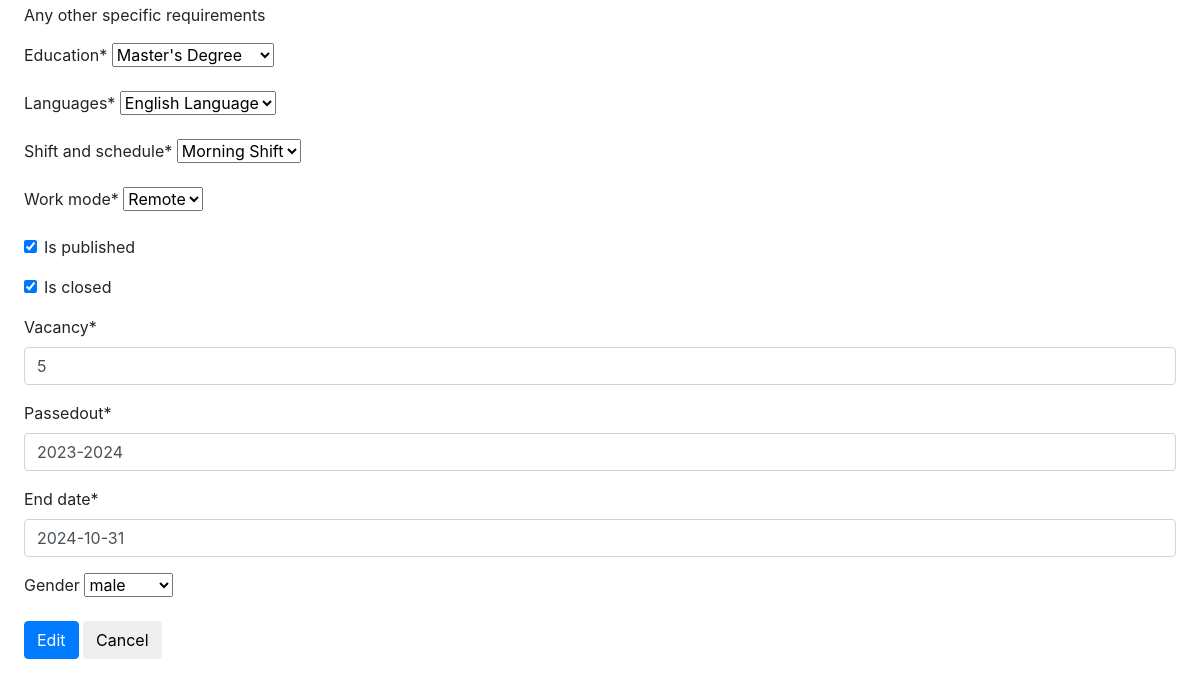
Page /dashboard/employer/edit_job/1 (signed in, lower part) on the earlier database version.
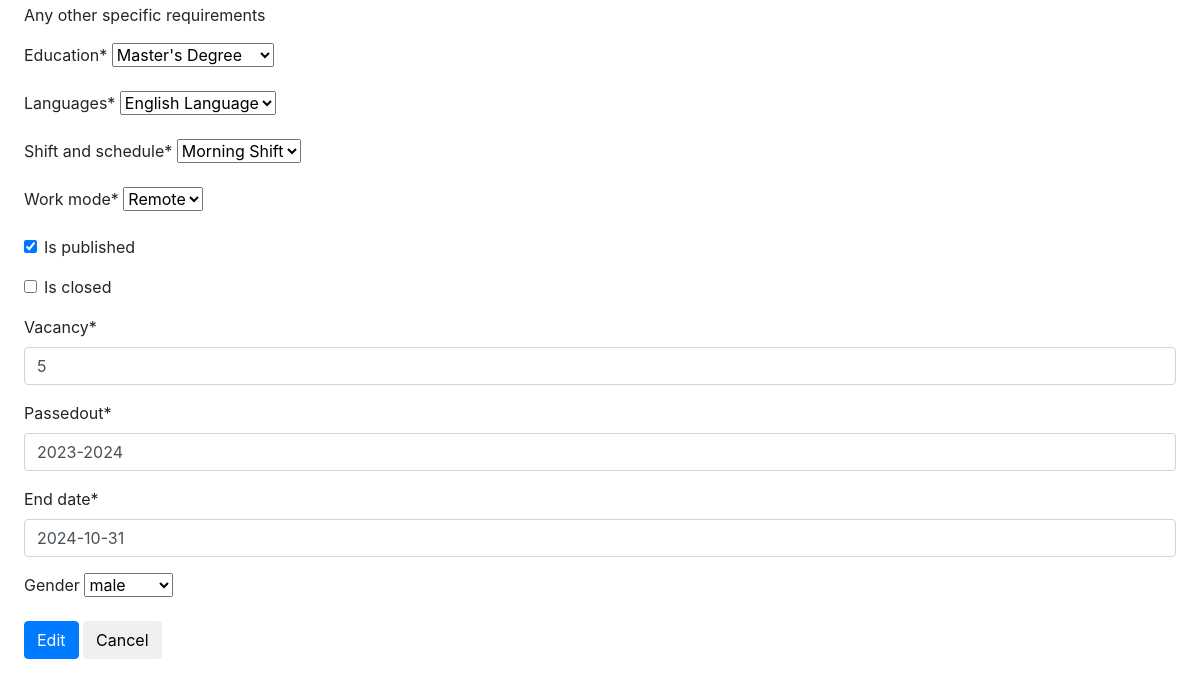
Same page on the later database version.
### JobApp/models.py (models this page shows, shortened)
class Job(models.Model):
    recruiter = models.ForeignKey(
        CustomUser,
        on_delete=models.CASCADE,
        limit_choices_to={'user_type': 'recruiter'}
    )
    title = models.CharField(max_length=255)
    description = models.TextField()
    location = models.CharField(max_length=255)
    job_type = models.CharField(
        max_length=50,
        choices=[
            ('full-time', 'Full-time'),
            ('part-time', 'Part-time'),
            ('internship', 'Internship')
        ]
    )
    salary = models.DecimalField(
        max_digits=10,
        decimal_places=2,
        null=True,
        blank=True
    )
    requirements = models.TextField(help_text="List of job requirements")
    experience_required = models.CharField(
        max_length=100,
        help_text="Required experience level"
    )
    specifications = models.TextField(
        null=True,
        blank=True,
        help_text="Any other specific requirements"
    )
    education=models.CharField(_("Education"), max_length=50,choices=education, default='masters')
    language=models.CharField(_("Languages"), max_length=50,choices=language,default='eng')
    schedule=models.CharField(_("Shift and schedule"), max_length=50,choices=shift,default='morning')
    work_mode = models.CharField(
        max_length=10,
        choices=WORK_MODE_CHOICES,
        default='Onsite',  # Default to 'Onsite'
    )
    created_at = models.DateTimeField(auto_now_add=True, null=True)
    updated_at = models.DateTimeField(auto_now=True, null=True)
    is_published = models.BooleanField(default=False)
    is_closed = models.BooleanField(default=False)
    Vacancy = models.CharField(max_length=10, null=True)
    passedout = models.CharField(max_length=30 ,default='2023-2024')
    timestamp = models.DateTimeField(auto_now=True)
    end_date = models.DateField(max_length=20, null=True,default='None')
    gender = models.CharField(max_length=30,choices=gender_chioce ,blank=True)

### JobApp/views.py (the view)
# urls.py: path('dashboard/employer/edit_job/<int:id>', views.edit_job, name='edit_job'),
def edit_job(request,id):
    user=get_object_or_404(CustomUser,id=request.user.id)
    job=get_object_or_404(Job,id=id,recruiter=user)
    if request.method == 'POST':
         form =JobForm(request.POST,instance=job)
         if form.is_valid():
            form.save()
            messages.success(request, 'Job have been edit successfully')
            return redirect('JobApp:dashboard_view')
    else:
        form =JobForm(instance=job)
    context={"form":form,'job':job}
    template_name='JobApp/edit_job.html'
    return render(request, template_name, context)

### JobApp/forms.py
class JobForm(forms.ModelForm):
    class Meta:
        model=Job
        exclude=['recruiter']

### templates/JobApp/edit_job.html (shortened to what this page needs)
{% extends "base.html" %}
{% load crispy_forms_tags %}
{% block content %}
<div class="container_fluid m-2 p-3  bg-lightgreen">
    <form action="" method="POST">
        {{form| crispy}}
      <button class="btn-primary btn submit" type="submit">Edit</button>
      <button class="secondry btn cancel" type="cancel">Cancel</button>
   </form>
</div>
{% endblock  %}

Differences in the rows shown:
changed Job "Master's Degree": is_closed "☑" → "☐"
